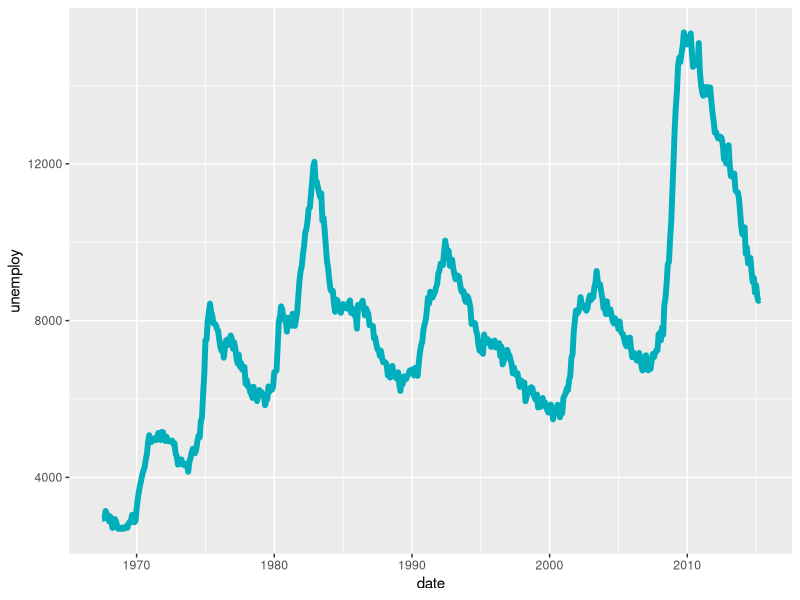
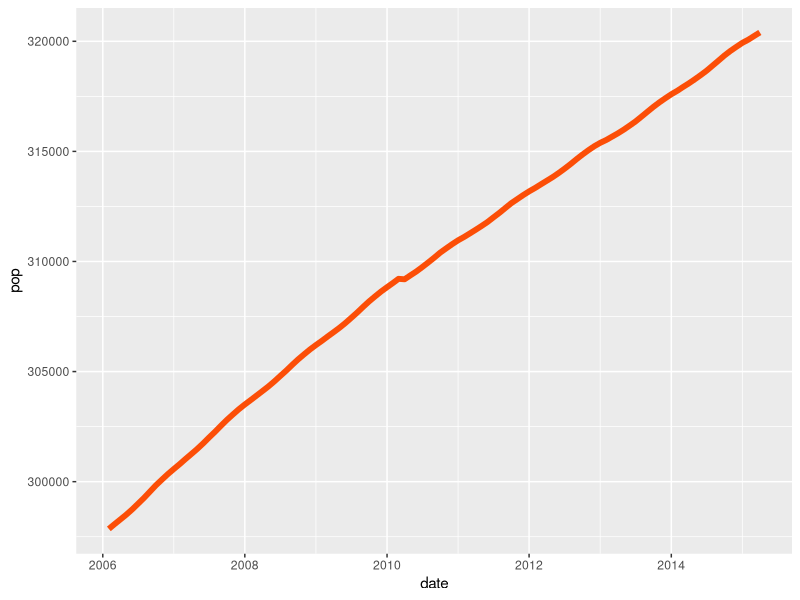
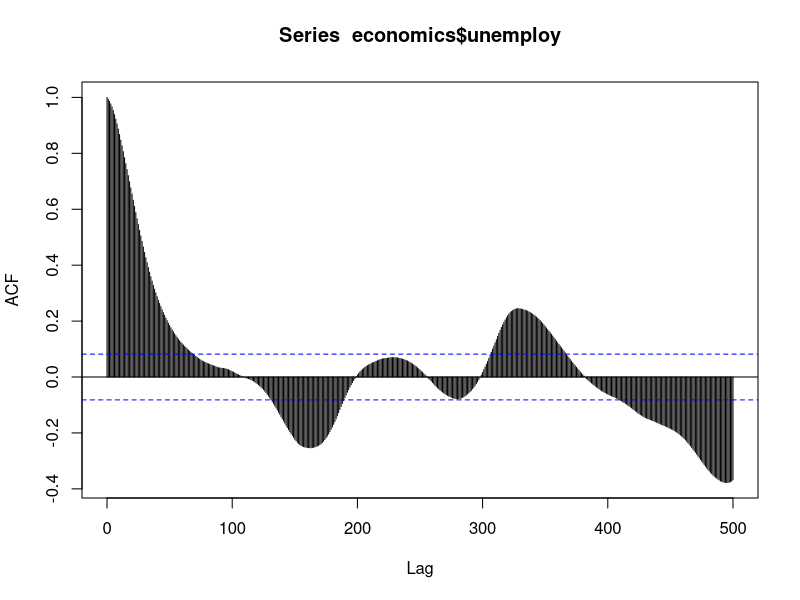

The R source for these figures, in order:
## ---- chunk 1
library(ggplot2)
head(economics)
## ---- chunk 2

# Basic line plot
ggplot(data = economics, aes(x = date, y = unemploy))+
  geom_line(color = "#00AFBB", size = 2)
# Plot a subset of the data
ss <- subset(economics, date > as.Date("2006-1-1"))
ggplot(data = ss, aes(x = date, y = pop)) + 
  geom_line(color = "#FC4E07", size = 2)

## ---- chunk 3

summary(economics)
nrow(economics)
## ---- chunk 4

head(economics)
## ---- chunk 5
acf(economics$unemploy, lag.max = 500)
